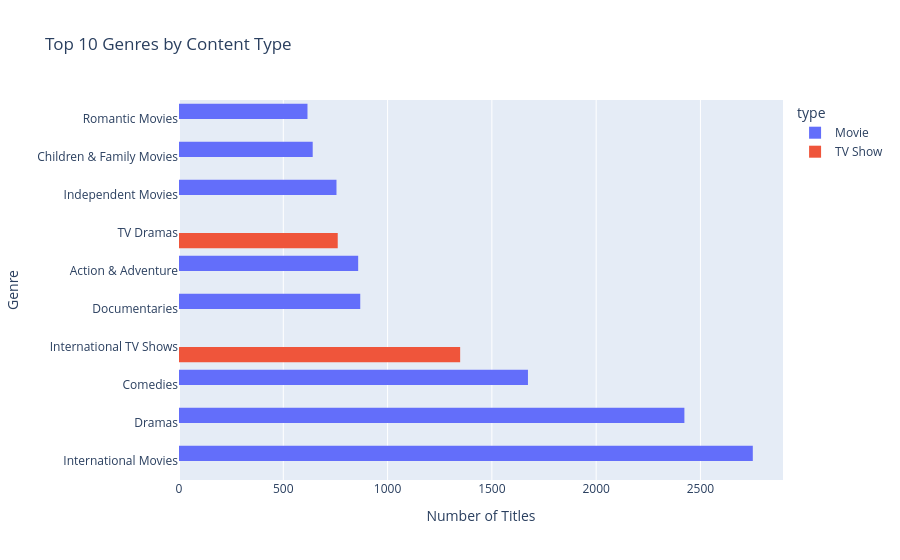

Write notebook code for a chart like this one.
### Code cell
top10 = list(genres['listed_in'].value_counts().head(10).index)
g = genres[genres['listed_in'].isin(top10)]

fig2 = px.histogram(g, y='listed_in', color='type', barmode='group',
                    category_orders={'listed_in': top10},
                    title="Top 10 Genres by Content Type")
fig2.update_yaxes(autorange='reversed')
fig2.update_layout(xaxis_title="Number of Titles", yaxis_title="Genre")
fig2.show()

### Figure 1 — Plotly figure (JSON) as saved in the notebook; plotly's stock layout.template omitted (floating-point values rounded to 4 significant figures; data arrays with more than 128 entries replaced by an {"elided": "..."} marker saying what was removed)
{"data": [{"alignmentgroup": "True", "bingroup": "y", "hovertemplate": "type=Movie<br>count=%{x}<br>listed_in=%{y}<extra></extra>", "legendgroup": "Movie", "marker": {"color": "#636efa", "pattern": {"shape": ""}}, "name": "Movie", "offsetgroup": "Movie", "orientation": "h", "showlegend": true, "type": "histogram", "xaxis": "x", "y": {"elided": "10587 str values"}, "yaxis": "y"}, {"alignmentgroup": "True", "bingroup": "y", "hovertemplate": "type=TV Show<br>count=%{x}<br>listed_in=%{y}<extra></extra>", "legendgroup": "TV Show", "marker": {"color": "#EF553B", "pattern": {"shape": ""}}, "name": "TV Show", "offsetgroup": "TV Show", "orientation": "h", "showlegend": true, "type": "histogram", "xaxis": "x", "y": {"elided": "2109 str values"}, "yaxis": "y"}], "layout": {"barmode": "group", "legend": {"title": {"text": "type"}, "tracegroupgap": 0}, "title": {"text": "Top 10 Genres by Content Type"}, "xaxis": {"anchor": "y", "domain": [0, 1], "title": {"text": "Number of Titles"}}, "yaxis": {"anchor": "x", "autorange": "reversed", "categoryarray": ["Romantic Movies", "Children & Family Movies", "Independent Movies", "TV Dramas", "Action & Adventure", "Documentaries", "International TV Shows", "Comedies", "Dramas", "International Movies"], "categoryorder": "array", "domain": [0, 1], "title": {"text": "Genre"}}}}
